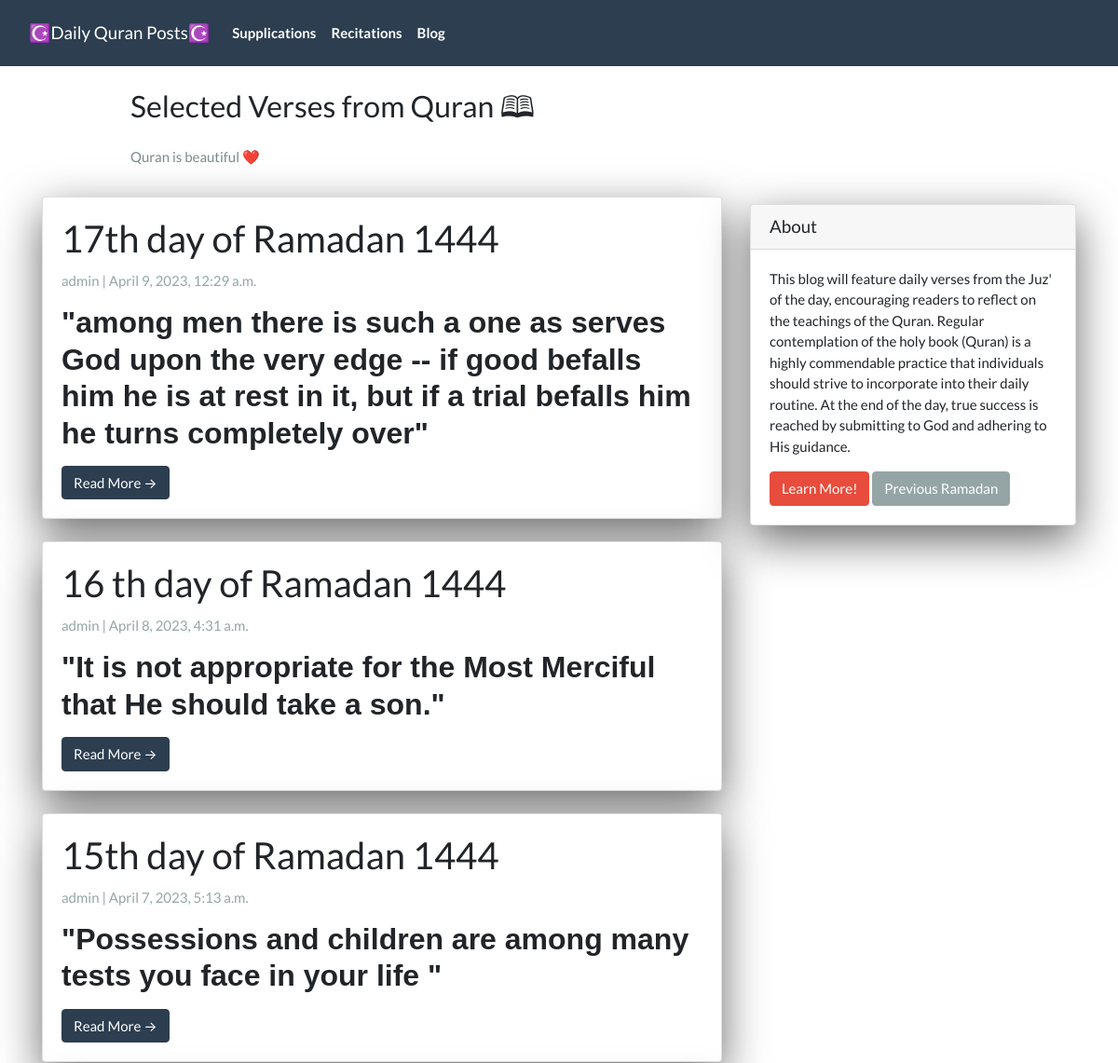
The app's page / (upper part), older data.
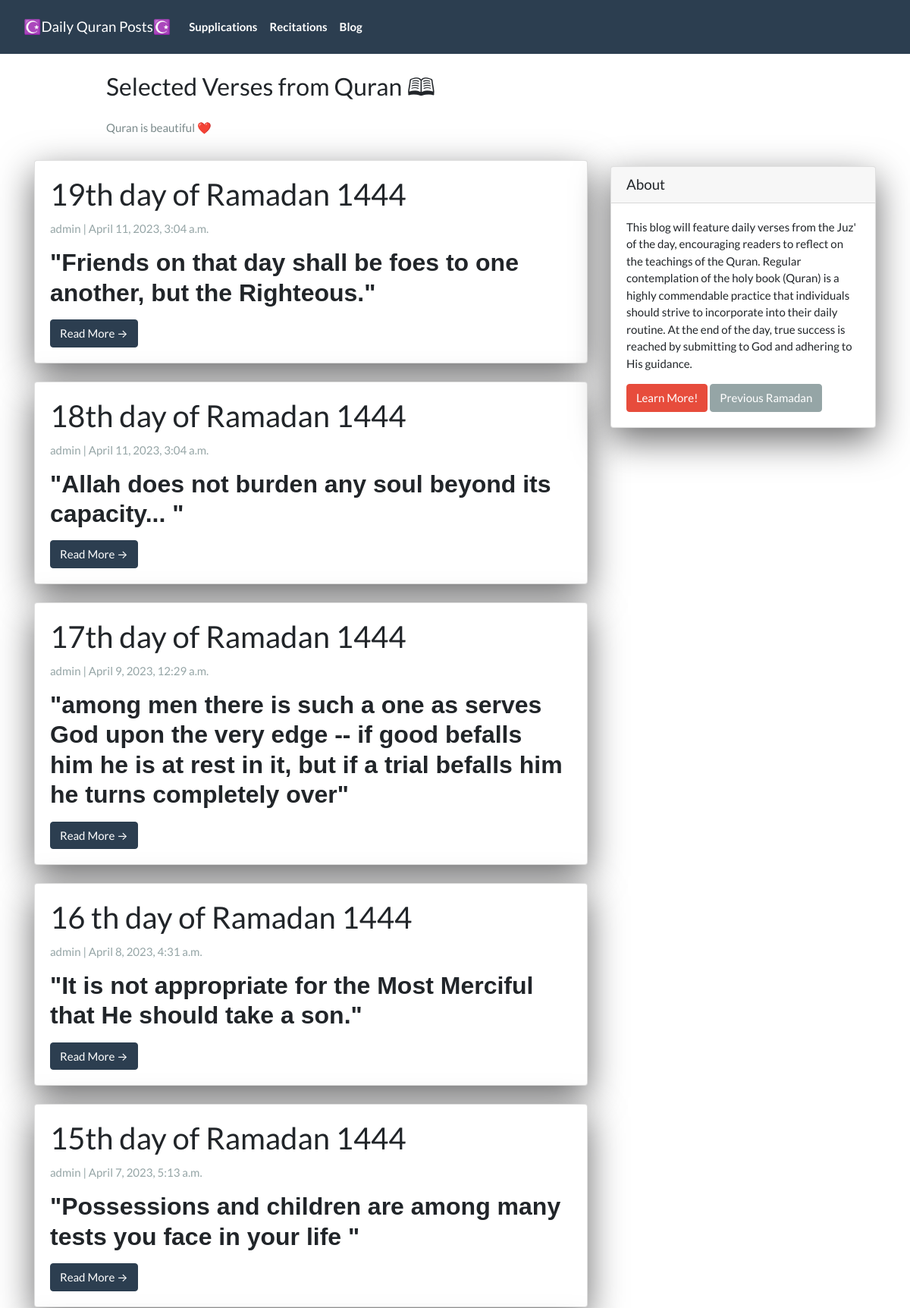
The same page, newer data.
### App/models.py (models this page shows, shortened)
class Post(models.Model):
  title =  models.CharField(max_length=200, unique=True)
  slug =   models.SlugField(max_length=200, unique=True)
  author = models.ForeignKey(User, on_delete=models.CASCADE, related_name='blog_posts')
  created_on = models.DateTimeField(auto_now_add=True)
  updated_on = models.DateTimeField(auto_now=True)
  summary = RichTextField(blank=True, null=True)
  content = RichTextField(blank=True, null=True)
  video_link = EmbedVideoField(blank=True, null=True)
  status = models.IntegerField(choices=STATUS, default=0)
  class Meta:
    ordering = ['-created_on']

### App/views.py (the view)
# urls.py: path('',                PostList.as_view(),           name="home"),
class PostList(generic.ListView):
  queryset = Post.objects.filter(status=1).order_by('-created_on')
  template_name = 'index.html'

### App/templates/index.html (shortened to what this page needs)
{% extends "base.html" %}
{% block content %}
<header class="masthead">
  <div class="container">
    <div class="row">
      <div class=" col-md-8 col-md-10 mx-auto">
        <div class="site-heading">
          <h3 class=" site-heading my-4 mt-3 text-black">Selected Verses from Quran 🕮 </h3>
          <p class="text-dark">Quran is beautiful ❤️</p>
        </div>
      </div>
    </div>
  </div>
</header>
<div class="container">
  <div class="row">
    <div class="col-md-8 mt-3 left">
      {% for post in post_list %}
      <div class="card mb-4">
        <div class="card-body">
          <h2 class="card-title">{{ post.title }}</h2>
          <p class="card-text text-muted h6">{{ post.author }} | {{ post.created_on}} </p>
          <p class="card-text">{{post.summary | safe}}</p>
          <a href="{% url 'post_detail' post.slug  %}" class="btn btn-primary">Read More &rarr;</a>
        </div>
      </div>
      {% endfor %}
    </div>
    {% block sidebar %}
    {% include 'sidebar.html' %}
    {% endblock sidebar %}
  </div>
</div>
{%endblock%}

### App/templates/base.html (shortened to what this page needs)
<!DOCTYPE html>
<html>
<head>
  <link rel="stylesheet" href="https://stackpath.bootstrapcdn.com/bootswatch/4.5.2/flatly/bootstrap.min.css">
</head>
<body>
  <nav class="navbar navbar-expand-lg navbar-dark bg-primary" id="mainNav">
    <div class="container-fluid">
      <a class="navbar-brand" href="{% url 'home' %}">☪️Daily Quran Posts☪️</a>
      <div class="collapse navbar-collapse" id="navbarResponsive">
        <ul class="navbar-nav ms-auto mb-2 mb-lg-0">
          <li class="nav-item text-black">
            <a class="nav-link text-black font-weight-bold" href="{% url 'supplications' %}">Supplications</a>
          </li>
          <li class="nav-item text-black">
            <a class="nav-link text-black font-weight-bold" href="{% url 'recitations' %}">Recitations</a>
          </li>
          <li class="nav-item text-black">
            <a class="nav-link text-black font-weight-bold" href="{% url 'blog' %}">Blog</a>
          </li>
        </ul>
      </div>
    </div>
  </nav>
  {% block content %}{% endblock content %}
</body>
</html>

### App/templates/sidebar.html (shortened to what this page needs)
{% block sidebar %}
<div class="col-md-4 float-right ">
  <div class="card my-4">
    <h5 class="card-header">About</h5>
    <div class="card-body">
      <p class="card-text">This blog will feature daily verses from the Juz' of the day, encouraging readers to reflect on the teachings of the Quran.  Regular contemplation of the holy book (Quran) is a highly commendable practice that individuals should strive to incorporate into their daily routine.  At the end of the day, true success is reached by submitting to God and adhering to His guidance.</p>
      <a href="https://www.altafsir.com/Languages.asp?LanguageID=2" target="_blank" class="btn btn-danger">Learn More!</a>
      <a href="https://alquran.blog" target="_blank" class="btn btn-secondary">Previous Ramadan</a>
    </div>
  </div>
</div>
{% endblock sidebar %}

### App/templates/sidebar.html (style rules this page uses)
.card { box-shadow: 0 16px 48px #6a6a6b; }

Row changes from the older to the newer data that the page shows:
added Post: title "19th day of Ramadan 1444", author "admin", created_on "April 11, 2023, 3:04 a.m.", summary "\"Friends on that day shall be foes to one another, but the Righteous.\""
added Post: title "18th day of Ramadan 1444", author "admin", created_on "April 11, 2023, 3:04 a.m.", summary "\"Allah does not burden any soul beyond its capacity... \""
